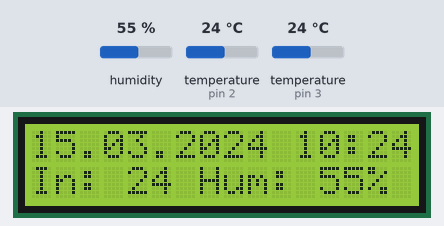
A sketch run on a simulated Arduino Uno, built with avr-gcc and run on an emulated ATmega328P. Shown: 16×2 character LCD. Inputs (shaded band) come from the test bench; at power-on: humidity 55 %, temperature (sensors on pin 3, pin 2) 24 °C. The local clock reads 2024-03-15 10:24:30 at power-on unless the sketch sets it; what the sketch prints to the serial monitor is not drawn.

Above: at 1.2 s.
1.3 s: humidity set to 22 %
At 7.3 s:
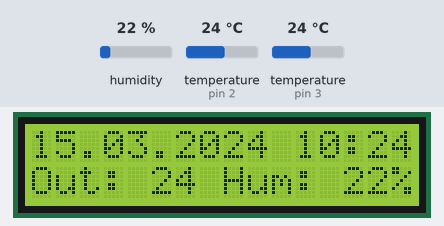
13.3 s: temperature (sensor on pin 3) set to 12 °C
At 24.9 s:
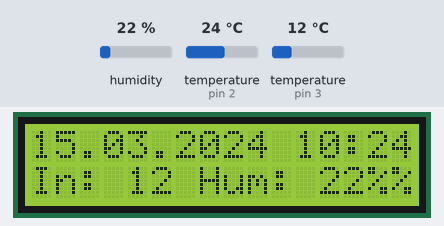
25.3 s: temperature (sensor on pin 2) set to 12 °C
At 30.4 s:
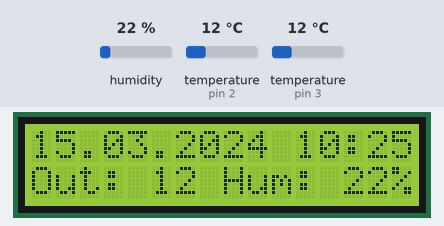
37.3 s: temperature (sensor on pin 3) set to 19 °C
At 48.0 s:
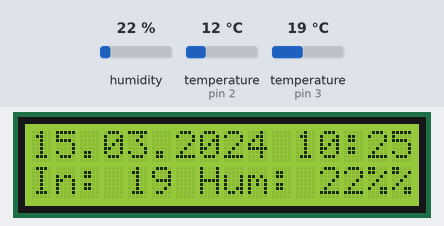
49.0 s: humidity set to 40 %
At 54.7 s:
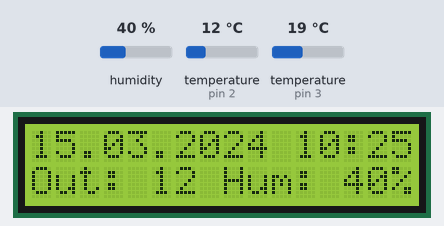
60.6 s: temperature (sensor on pin 3) set to 28 °C
At 71.1 s:
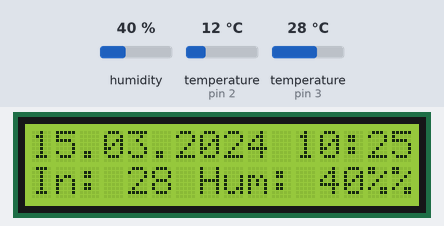
Timing chart, 0 to 72.6 s (numbered marks = the images above; inputs shaded):
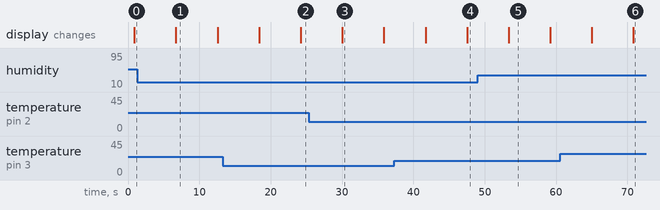

Measured:
- after the input at 13.3 s, the display: first differs from a run without the input after 10.9 s (image 2)
- after the input at 37.3 s, the display: first differs from a run without the input after 10.2 s (image 4)
- after the input at 49.0 s, the display: changes after 4.4 s (image 5)
- after the input at 60.6 s, the display: first differs from a run without the input after 10.2 s (image 6)
- what the display in image 1 shows lasts 5.9 s, from 6.7 s to 12.6 s

The sketch:

greenhouse.ino
```cpp
// (licence header left out)
#include <Wire.h>
#include <LCD.h>
#include <LiquidCrystal_I2C.h>
#include <OneWire.h>
#include <DallasTemperature.h>
#include <DS3231.h>
#include <DHT.h>

#define DHTPIN 2     // what pin we're connected to
#define DHTTYPE DHT22   // DHT 22  (AM2302)
#define ONE_WIRE_BUS 3
DHT dht(DHTPIN, DHTTYPE); //// Initialize DHT sensor for normal 16mhz Arduino
OneWire oneWire(ONE_WIRE_BUS);
DallasTemperature sensors(&oneWire);
LiquidCrystal_I2C  lcd(0x27,2,1,0,4,5,6,7); // 0x27 is the I2C bus address for an unmodified module
DS3231  rtc(SDA, SCL); // Init the DS3231 using the hardware interface

float hum;  //Stores humidity value
float temp_inside; //Stores temperature value
float temp_outside; //Stores temperature value
int temp = 0;

void setup() {
  // put your setup code here, to run once:
  Serial.begin(9600);
  Serial.print("init\r\n");
  lcd.setBacklightPin(3, POSITIVE);
  lcd.setBacklight(LOW); // NOTE: You can turn the backlight off by setting it to LOW instead of HIGH
  lcd.begin(16, 2); //16 columns, 2 lines
  lcd.clear();
  rtc.begin();
  dht.begin();
  //rtc.setTime(11,8,00);
  //rtc.setDate(8,4,2017);
}

void loop() {
  Serial.print("loop\r\n");
  // put your main code here, to run repeatedly:
  // Send Day-of-Week


  Serial.print(rtc.getDOWStr());

  // Send date
  Serial.print(rtc.getDateStr());
  Serial.print(" -- ");

  // Send time
  Serial.println(rtc.getTimeStr());

  sensors.requestTemperatures();
  temp_inside = sensors.getTempCByIndex(0);

  hum = dht.readHumidity();
  temp_outside = dht.readTemperature();

  Serial.print("Outside Temperature: ");
  Serial.println(temp_outside);
  Serial.print("Humidity: ");
  Serial.print(hum);
  Serial.println("%");
  Serial.print("Inside Temperature: ");
  Serial.print(temp_inside);
  Serial.println(" Celsius");

  lcd.setCursor(0,0);
  lcd.print(rtc.getDateStr());
  lcd.print(" ");
  lcd.print(rtc.getTimeStr());
  lcd.setCursor(0,1);
  if (temp == 0) {
    lcd.print("In: ");
    lcd.print((int)temp_inside);
    temp = 1;
  } else {
    lcd.print("Out: ");
    lcd.print((int)temp_outside);
    temp = 0;
  }
  lcd.print(" Hum: ");
  lcd.print(hum, 0);
  lcd.print("%");
  delay(5000);
}
```
